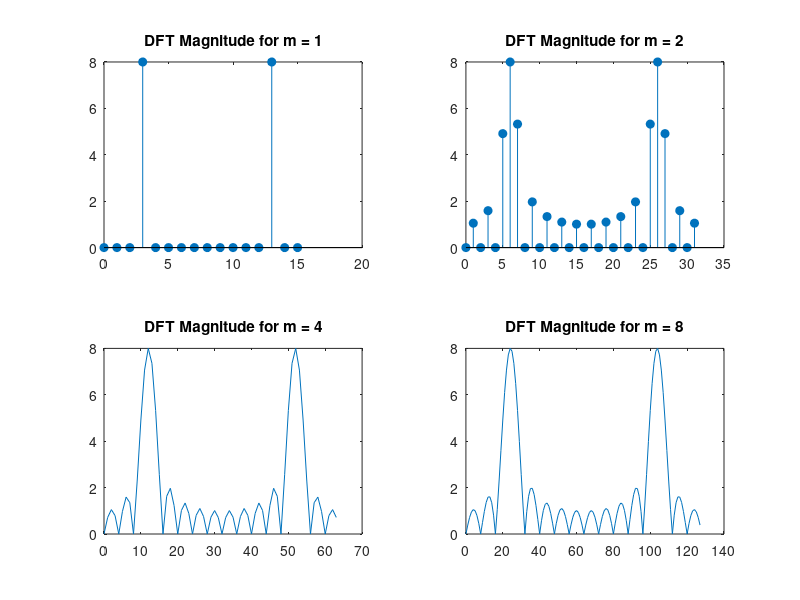

The MATLAB source for this figure:
f_o = 12 ;
f_s = 64;
L = 16;
n = 0:L-1;
m_arr = [1,2,4,8];
p_n = cos(2*pi*f_o*n/f_s);
w_n = ones(1,L);
x_n = p_n.*w_n;

for i = 1:length(m_arr)
    m = m_arr(i);
    N = m*L;
    X_k = fft(x_n, N);
    subplot(2,2,i);
    if (m ==1||m==2)
    stem(0:length(X_k)-1,abs(X_k),'filled');
    else
    plot(0:N-1,abs(X_k));   
    end
    title(['DFT Magnitude for m = ', num2str(m)]);
end    

